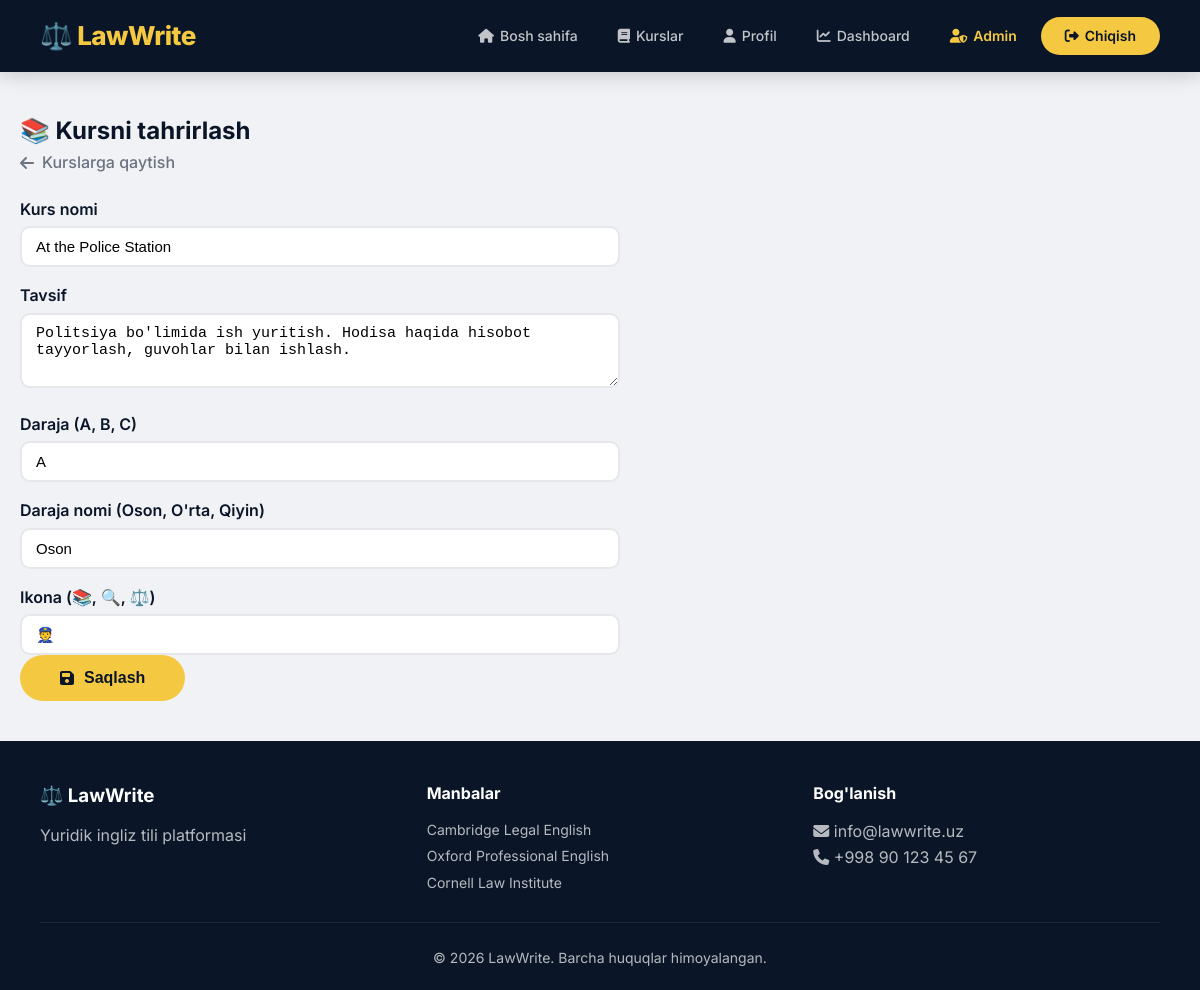
The app's page /admin/course/1/edit (signed in) with its own data.
### app.py (models this page shows)
class Course(db.Model):
    id = db.Column(db.Integer, primary_key=True)
    title = db.Column(db.String(200), nullable=False)
    description = db.Column(db.Text, nullable=False)
    level = db.Column(db.String(10), nullable=False)
    level_name = db.Column(db.String(20), nullable=False)
    icon = db.Column(db.String(50), default='📚')
    order = db.Column(db.Integer, default=0)
    created_at = db.Column(db.DateTime, server_default=db.func.now())
    terms = db.relationship('Term', backref='course', lazy=True, cascade="all, delete-orphan")
    tasks = db.relationship('Task', backref='course', lazy=True, cascade="all, delete-orphan")

### app.py (the view, shortened to what this page needs)
@app.route('/admin/course/<int:course_id>/edit', methods=['GET', 'POST'])
@login_required
def admin_edit_course(course_id):
    if not current_user.is_admin:
        flash('Sizda admin huquqi yo\'q!', 'danger')
        return redirect(url_for('dashboard'))
    course = Course.query.get_or_404(course_id)
    return render_template('admin/course_edit.html', course=course, user=current_user)

### app.py (called while the page is built)
@login_manager.user_loader
def load_user(user_id):
    return User.query.get(int(user_id))

### templates/admin/course_edit.html (shortened to what this page needs)
{% extends "base.html" %}
{% block content %}
<section class="admin-panel">
    <h1>📚 Kursni tahrirlash</h1>
    <a href="{{ url_for('admin_courses') }}" class="btn-back"><i class="fas fa-arrow-left"></i> Kurslarga qaytish</a>
    <form method="POST" class="admin-form">
        <label for="title">Kurs nomi</label>
        <input type="text" id="title" name="title" value="{{ course.title }}" required>
        <label for="description">Tavsif</label>
        <textarea id="description" name="description" rows="3" required>{{ course.description }}</textarea>
        <label for="level">Daraja (A, B, C)</label>
        <input type="text" id="level" name="level" value="{{ course.level }}" required>
        <label for="level_name">Daraja nomi (Oson, O'rta, Qiyin)</label>
        <input type="text" id="level_name" name="level_name" value="{{ course.level_name }}" required>
        <label for="icon">Ikona (📚, 🔍, ⚖️)</label>
        <input type="text" id="icon" name="icon" value="{{ course.icon }}">
        <button type="submit" class="btn-primary"><i class="fas fa-save"></i> Saqlash</button>
    </form>
</section>
{% endblock %}

### static/css/style.css (style rules this page uses)
* { margin: 0; padding: 0; box-sizing: border-box; }
:root { --primary: #0a1628; --primary-light: #1a2a4a; --gold: #f5c842; --gold-light: #ffd966; --white: #ffffff; --gray: #f0f2f5; --gray-dark: #6b7280; --shadow: 0 10px 40px rgba(0, 0, 0, 0.08); --shadow-hover: 0 20px 60px rgba(0, 0, 0, 0.12); --radius: 16px; --radius-sm: 10px; --transition: all 0.3s cubic-bezier(0.4, 0, 0.2, 1); }
body { font-family: 'Inter', -apple-system, BlinkMacSystemFont, sans-serif; background: var(--gray); color: var(--primary); line-height: 1.6; min-height: 100vh; display: flex; flex-direction: column; }
.btn-primary { display: inline-flex; align-items: center; gap: 10px; background: var(--gold); color: var(--primary); padding: 14px 40px; border-radius: 50px; text-decoration: none; font-weight: 700; font-size: 16px; transition: var(--transition); border: none; cursor: pointer; position: relative; z-index: 1; }
.btn-back { display: inline-flex; align-items: center; gap: 8px; color: var(--gray-dark); text-decoration: none; font-weight: 500; transition: var(--transition); }
.admin-panel { max-width: 1200px; margin: 40px auto; padding: 0 20px; }
.admin-form { max-width: 600px; margin: 20px 0; }
.admin-form label { display: block; font-weight: 600; margin-top: 16px; }
.admin-form input, .admin-form textarea, .admin-form select { width: 100%; padding: 10px 14px; border: 2px solid #e5e7eb; border-radius: var(--radius-sm); font-size: 15px; margin-top: 4px; transition: var(--transition); }
.admin-form textarea { resize: vertical; }

### records on screen
Course: title "At the Police Station", description "Politsiya bo'limida ish yuritish. Hodisa haqida hisobot tayyorlash, guvohlar bilan ishlash.", level "A", level_name "Oson", icon "👮"
